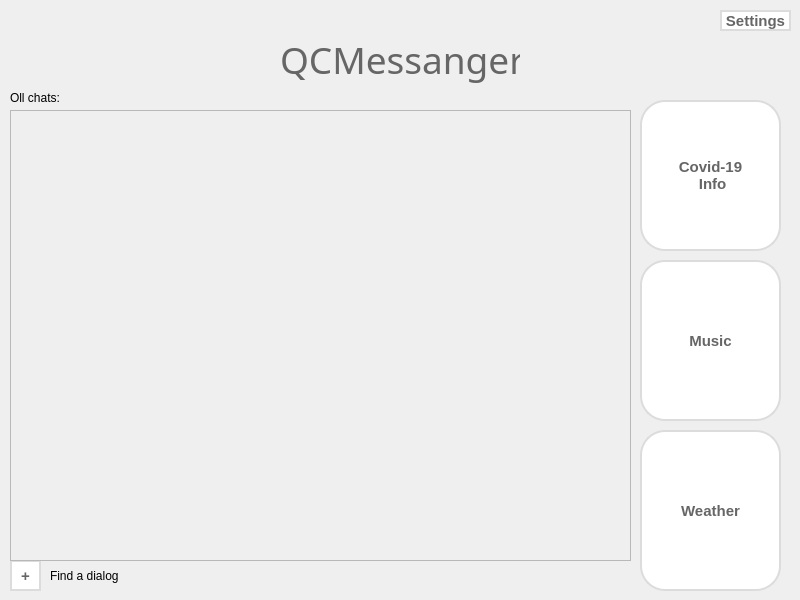
<?xml version="1.0" encoding="UTF-8"?>
<ui version="4.0">
 <class>MainWindow</class>
 <widget class="QMainWindow" name="MainWindow">
  <property name="geometry">
   <rect>
    <x>0</x>
    <y>0</y>
    <width>800</width>
    <height>600</height>
   </rect>
  </property>
  <property name="minimumSize">
   <size>
    <width>800</width>
    <height>600</height>
   </size>
  </property>
  <property name="maximumSize">
   <size>
    <width>800</width>
    <height>600</height>
   </size>
  </property>
  <property name="windowTitle">
   <string>MainWindow</string>
  </property>
  <property name="styleSheet">
   <string notr="true"/>
  </property>
  <widget class="QWidget" name="centralwidget">
   <property name="minimumSize">
    <size>
     <width>800</width>
     <height>600</height>
    </size>
   </property>
   <property name="maximumSize">
    <size>
     <width>800</width>
     <height>600</height>
    </size>
   </property>
   <property name="focusPolicy">
    <enum>Qt::NoFocus</enum>
   </property>
   <property name="toolTipDuration">
    <number>-3</number>
   </property>
   <property name="styleSheet">
    <string notr="true"/>
   </property>
   <widget class="QLabel" name="label">
    <property name="geometry">
     <rect>
      <x>280</x>
      <y>30</y>
      <width>240</width>
      <height>60</height>
     </rect>
    </property>
    <property name="sizePolicy">
     <sizepolicy hsizetype="Fixed" vsizetype="Fixed">
      <horstretch>0</horstretch>
      <verstretch>0</verstretch>
     </sizepolicy>
    </property>
    <property name="cursor">
     <cursorShape>ForbiddenCursor</cursorShape>
    </property>
    <property name="styleSheet">
     <string notr="true">color:#666666;
font-family:Bebas Neue;
font-size:17px;
</string>
    </property>
    <property name="text">
     <string>&lt;html&gt;&lt;head/&gt;&lt;body&gt;&lt;p align=&quot;center&quot;&gt;&lt;span style=&quot; font-size:28pt;&quot;&gt;QCMessanger&lt;/span&gt;&lt;/p&gt;&lt;/body&gt;&lt;/html&gt;</string>
    </property>
   </widget>
   <widget class="QPushButton" name="music">
    <property name="geometry">
     <rect>
      <x>640</x>
      <y>260</y>
      <width>141</width>
      <height>161</height>
     </rect>
    </property>
    <property name="sizePolicy">
     <sizepolicy hsizetype="Fixed" vsizetype="Fixed">
      <horstretch>0</horstretch>
      <verstretch>0</verstretch>
     </sizepolicy>
    </property>
    <property name="cursor">
     <cursorShape>PointingHandCursor</cursorShape>
    </property>
    <property name="autoFillBackground">
     <bool>false</bool>
    </property>
    <property name="styleSheet">
     <string notr="true">.QPushButton {
	background-color:#ffffff;
	border-radius:25px;
	border:2px solid #dcdcdc;
	color:#666666;
	font-family:Arial;
	font-size:15px;
	font-weight:bold;
}
.QPushButton:hover {
	background-color:#f6f6f6;
	color:#121212;
}
.QPushButton:pressed {
	border-color:#121212;
}</string>
    </property>
    <property name="text">
     <string>Music</string>
    </property>
    <property name="autoDefault">
     <bool>false</bool>
    </property>
    <property name="default">
     <bool>false</bool>
    </property>
    <property name="flat">
     <bool>false</bool>
    </property>
   </widget>
   <widget class="QPushButton" name="covid">
    <property name="geometry">
     <rect>
      <x>640</x>
      <y>100</y>
      <width>141</width>
      <height>151</height>
     </rect>
    </property>
    <property name="styleSheet">
     <string notr="true">.QPushButton {
	background-color:#ffffff;
	border-radius:25px;
	border:2px solid #dcdcdc;
	color:#666666;
	font-family:Arial;
	font-size:15px;
	font-weight:bold;
}
.QPushButton:hover {
	background-color:#f6f6f6;
	color:#121212;
}
.QPushButton:pressed {
	border-color:#121212;
}</string>
    </property>
    <property name="text">
     <string>Covid-19
 Info</string>
    </property>
   </widget>
   <widget class="QPushButton" name="weather">
    <property name="geometry">
     <rect>
      <x>640</x>
      <y>430</y>
      <width>141</width>
      <height>161</height>
     </rect>
    </property>
    <property name="styleSheet">
     <string notr="true">.QPushButton {
	background-color:#ffffff;
	border-radius:25px;
	border:2px solid #dcdcdc;
	color:#666666;
	font-family:Arial;
	font-size:15px;
	font-weight:bold;
}
.QPushButton:hover {
	background-color:#f6f6f6;
	color:#121212;
}
.QPushButton:pressed {
	border-color:#121212;
}</string>
    </property>
    <property name="text">
     <string>Weather</string>
    </property>
   </widget>
   <widget class="QPushButton" name="add_dialog">
    <property name="geometry">
     <rect>
      <x>10</x>
      <y>560</y>
      <width>31</width>
      <height>31</height>
     </rect>
    </property>
    <property name="styleSheet">
     <string notr="true">.QPushButton {
	background-color:#ffffff;
	border-radius:25px;
	border:2px solid #dcdcdc;
	color:#666666;
	font-family:Arial;
	font-size:15px;
	font-weight:bold;
}
.QPushButton:hover {
	background-color:#f6f6f6;
	color:#121212;
}
.QPushButton:pressed {
	border-color:#121212;
}</string>
    </property>
    <property name="text">
     <string>+</string>
    </property>
   </widget>
   <widget class="QLabel" name="label_2">
    <property name="geometry">
     <rect>
      <x>50</x>
      <y>560</y>
      <width>81</width>
      <height>31</height>
     </rect>
    </property>
    <property name="text">
     <string>Find a dialog</string>
    </property>
   </widget>
   <widget class="QPushButton" name="settings">
    <property name="geometry">
     <rect>
      <x>720</x>
      <y>10</y>
      <width>71</width>
      <height>21</height>
     </rect>
    </property>
    <property name="styleSheet">
     <string notr="true">.QPushButton {
	background-color:#ffffff;
	border-radius:25px;
	border:2px solid #dcdcdc;
	color:#666666;
	font-family:Arial;
	font-size:15px;
	font-weight:bold;
}
.QPushButton:hover {
	background-color:#f6f6f6;
	color:#121212;
}
.QPushButton:pressed {
	border-color:#121212;
}</string>
    </property>
    <property name="text">
     <string>Settings</string>
    </property>
   </widget>
   <widget class="QScrollArea" name="main_scrollArea">
    <property name="geometry">
     <rect>
      <x>10</x>
      <y>110</y>
      <width>621</width>
      <height>451</height>
     </rect>
    </property>
    <property name="widgetResizable">
     <bool>true</bool>
    </property>
    <widget class="QWidget" name="scrollAreaWidgetContents">
     <property name="geometry">
      <rect>
       <x>0</x>
       <y>0</y>
       <width>619</width>
       <height>449</height>
      </rect>
     </property>
    </widget>
   </widget>
   <widget class="QLabel" name="label_3">
    <property name="geometry">
     <rect>
      <x>10</x>
      <y>90</y>
      <width>51</width>
      <height>16</height>
     </rect>
    </property>
    <property name="text">
     <string>Oll chats:</string>
    </property>
   </widget>
  </widget>
 </widget>
 <resources/>
 <connections/>
</ui>
